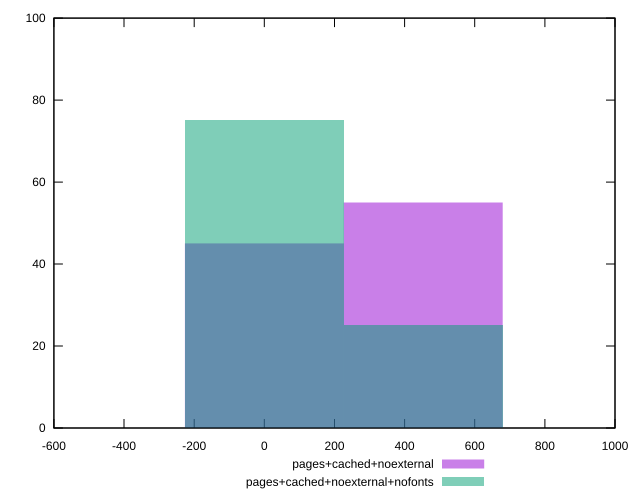

The gnuplot source for this figure:
reset
set terminal svg size 640, 500 enhanced background rgb 'white'
set output "report_00007_2020-12-11T15:55:29.892Z/render-blocking-resources/comparison/histogram/5_vs_6.svg"

$pagesCachedNoexternal <<EOF
0 45
454.1345325079612 55
EOF

$pagesCachedNoexternalNofonts <<EOF
0 75
454.1345325079612 25
EOF

set key outside below
set boxwidth 454.1345325079612
set yrange [0:100]
set style fill transparent solid 0.5 noborder

plot \
  $pagesCachedNoexternal title "pages+cached+noexternal" with boxes, \
  $pagesCachedNoexternalNofonts title "pages+cached+noexternal+nofonts" with boxes, \


reset
